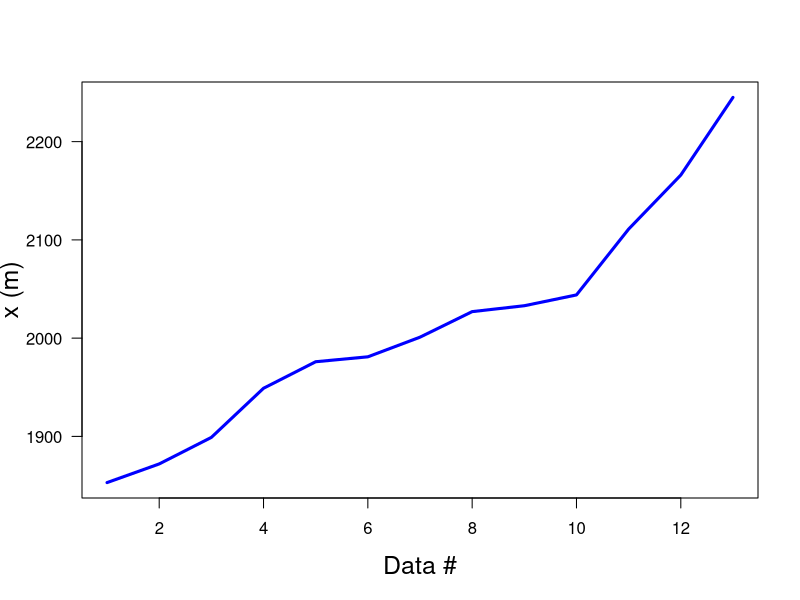

Write the R code that produced this figure.
print('file: A1-EdelweissLine.R')
# Line plot: Edelweiss data
x = c(1853,1872,1899,1949,1976,1981,2001,2027,2033,2044,2111,2166,2245)
# png('EdelweissLine171020.png',width=16,height=12,units='cm',res=300)
plot(x,type='l',lwd=3,col='blue',xlab='Data #',ylab='x (m)',las=1,cex=0.4,cex.lab=1.5)
# dev.off()
# ----------------------------------------------------------------
# Remarks:
# Line instead of points: change type parameter in plot() from 'p' (points) to 'l' (line)
# ----------------------------------------------------------------
